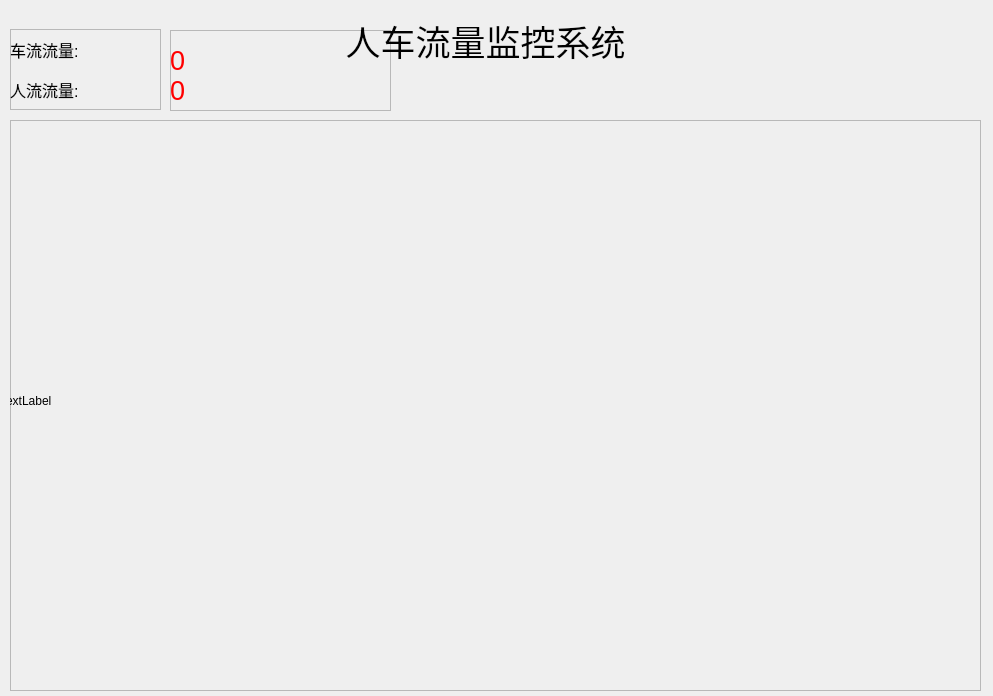
<?xml version="1.0" encoding="UTF-8"?>
<ui version="4.0">
 <class>Dialog</class>
 <widget class="QDialog" name="Dialog">
  <property name="geometry">
   <rect>
    <x>0</x>
    <y>0</y>
    <width>993</width>
    <height>696</height>
   </rect>
  </property>
  <property name="windowTitle">
   <string>Dialog</string>
  </property>
  <widget class="QFrame" name="frame">
   <property name="geometry">
    <rect>
     <x>10</x>
     <y>120</y>
     <width>971</width>
     <height>571</height>
    </rect>
   </property>
   <property name="frameShape">
    <enum>QFrame::StyledPanel</enum>
   </property>
   <property name="frameShadow">
    <enum>QFrame::Raised</enum>
   </property>
   <widget class="QLabel" name="video1">
    <property name="geometry">
     <rect>
      <x>-10</x>
      <y>0</y>
      <width>961</width>
      <height>561</height>
     </rect>
    </property>
    <property name="text">
     <string>TextLabel</string>
    </property>
   </widget>
  </widget>
  <widget class="QFrame" name="frame_5">
   <property name="geometry">
    <rect>
     <x>10</x>
     <y>29</y>
     <width>151</width>
     <height>81</height>
    </rect>
   </property>
   <property name="frameShape">
    <enum>QFrame::StyledPanel</enum>
   </property>
   <property name="frameShadow">
    <enum>QFrame::Raised</enum>
   </property>
   <widget class="QLabel" name="label">
    <property name="geometry">
     <rect>
      <x>0</x>
      <y>0</y>
      <width>141</width>
      <height>41</height>
     </rect>
    </property>
    <property name="font">
     <font>
      <pointsize>12</pointsize>
     </font>
    </property>
    <property name="text">
     <string>车流流量:</string>
    </property>
   </widget>
   <widget class="QLabel" name="label_2">
    <property name="geometry">
     <rect>
      <x>0</x>
      <y>40</y>
      <width>141</width>
      <height>41</height>
     </rect>
    </property>
    <property name="font">
     <font>
      <pointsize>12</pointsize>
     </font>
    </property>
    <property name="text">
     <string>人流流量:</string>
    </property>
   </widget>
  </widget>
  <widget class="QFrame" name="frame_6">
   <property name="geometry">
    <rect>
     <x>170</x>
     <y>30</y>
     <width>221</width>
     <height>81</height>
    </rect>
   </property>
   <property name="frameShape">
    <enum>QFrame::StyledPanel</enum>
   </property>
   <property name="frameShadow">
    <enum>QFrame::Raised</enum>
   </property>
   <widget class="QLabel" name="carnum">
    <property name="geometry">
     <rect>
      <x>0</x>
      <y>10</y>
      <width>211</width>
      <height>41</height>
     </rect>
    </property>
    <property name="font">
     <font>
      <pointsize>20</pointsize>
     </font>
    </property>
    <property name="styleSheet">
     <string notr="true">color:red
</string>
    </property>
    <property name="text">
     <string>0</string>
    </property>
   </widget>
   <widget class="QLabel" name="carnum_2">
    <property name="geometry">
     <rect>
      <x>0</x>
      <y>40</y>
      <width>211</width>
      <height>41</height>
     </rect>
    </property>
    <property name="font">
     <font>
      <pointsize>20</pointsize>
     </font>
    </property>
    <property name="styleSheet">
     <string notr="true">color:red
</string>
    </property>
    <property name="text">
     <string>0</string>
    </property>
   </widget>
  </widget>
  <widget class="QLabel" name="title">
   <property name="geometry">
    <rect>
     <x>170</x>
     <y>20</y>
     <width>631</width>
     <height>41</height>
    </rect>
   </property>
   <property name="font">
    <font>
     <pointsize>26</pointsize>
    </font>
   </property>
   <property name="text">
    <string>人车流量监控系统</string>
   </property>
   <property name="alignment">
    <set>Qt::AlignCenter</set>
   </property>
  </widget>
 </widget>
 <resources/>
 <connections/>
</ui>
